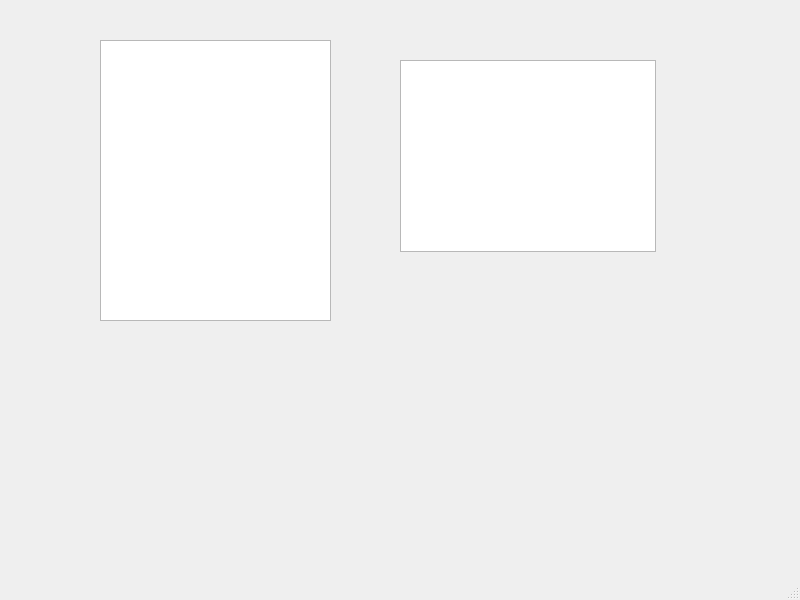
<?xml version="1.0" encoding="UTF-8"?>
<ui version="4.0">
 <class>MainWindow</class>
 <widget class="QMainWindow" name="MainWindow">
  <property name="geometry">
   <rect>
    <x>0</x>
    <y>0</y>
    <width>800</width>
    <height>600</height>
   </rect>
  </property>
  <property name="windowTitle">
   <string>MainWindow</string>
  </property>
  <widget class="QWidget" name="centralwidget">
   <widget class="QListView" name="listView">
    <property name="geometry">
     <rect>
      <x>100</x>
      <y>40</y>
      <width>231</width>
      <height>281</height>
     </rect>
    </property>
   </widget>
   <widget class="QTextBrowser" name="textBrowser">
    <property name="geometry">
     <rect>
      <x>400</x>
      <y>60</y>
      <width>256</width>
      <height>192</height>
     </rect>
    </property>
   </widget>
  </widget>
  <widget class="QMenuBar" name="menubar">
   <property name="geometry">
    <rect>
     <x>0</x>
     <y>0</y>
     <width>800</width>
     <height>22</height>
    </rect>
   </property>
  </widget>
  <widget class="QStatusBar" name="statusbar"/>
 </widget>
 <resources/>
 <connections/>
</ui>
